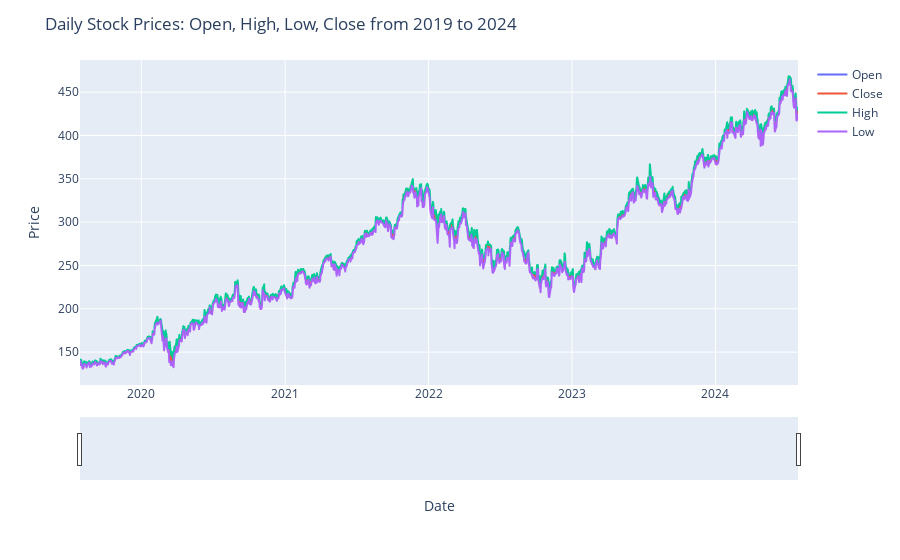

Write notebook code for a chart like this one.
### Code cell
# add lines for each column
fig = px.line(msft_df, x=msft_df.index, y=to_plot)

# axis labels and title
fig.update_layout(
    yaxis_title="Price", 
    legend_title="", 
    title="Daily Stock Prices: Open, High, Low, Close from 2019 to 2024"
)

# activate slider
fig.update_xaxes(rangeslider_visible=True)

### Figure 1 — Plotly figure (JSON) as saved in the notebook; plotly's stock layout.template omitted (floating-point values rounded to 4 significant figures; data arrays with more than 128 entries replaced by an {"elided": "..."} marker saying what was removed)
{"data": [{"hovertemplate": "variable=Open<br>Date=%{x}<br>value=%{y}<extra></extra>", "legendgroup": "Open", "line": {"color": "#636efa", "dash": "solid"}, "marker": {"symbol": "circle"}, "mode": "lines", "name": "Open", "showlegend": true, "type": "scattergl", "x": {"elided": "1259 str values"}, "xaxis": "x", "y": {"elided": "1259 float values"}, "yaxis": "y"}, {"hovertemplate": "variable=Close<br>Date=%{x}<br>value=%{y}<extra></extra>", "legendgroup": "Close", "line": {"color": "#EF553B", "dash": "solid"}, "marker": {"symbol": "circle"}, "mode": "lines", "name": "Close", "showlegend": true, "type": "scattergl", "x": {"elided": "1259 str values"}, "xaxis": "x", "y": {"elided": "1259 float values"}, "yaxis": "y"}, {"hovertemplate": "variable=High<br>Date=%{x}<br>value=%{y}<extra></extra>", "legendgroup": "High", "line": {"color": "#00cc96", "dash": "solid"}, "marker": {"symbol": "circle"}, "mode": "lines", "name": "High", "showlegend": true, "type": "scattergl", "x": {"elided": "1259 str values"}, "xaxis": "x", "y": {"elided": "1259 float values"}, "yaxis": "y"}, {"hovertemplate": "variable=Low<br>Date=%{x}<br>value=%{y}<extra></extra>", "legendgroup": "Low", "line": {"color": "#ab63fa", "dash": "solid"}, "marker": {"symbol": "circle"}, "mode": "lines", "name": "Low", "showlegend": true, "type": "scattergl", "x": {"elided": "1259 str values"}, "xaxis": "x", "y": {"elided": "1259 float values"}, "yaxis": "y"}], "layout": {"legend": {"title": {"text": ""}, "tracegroupgap": 0}, "margin": {"t": 60}, "title": {"text": "Daily Stock Prices: Open, High, Low, Close from 2019 to 2024"}, "xaxis": {"anchor": "y", "domain": [0, 1], "rangeslider": {"visible": true}, "title": {"text": "Date"}}, "yaxis": {"anchor": "x", "domain": [0, 1], "title": {"text": "Price"}}}}
